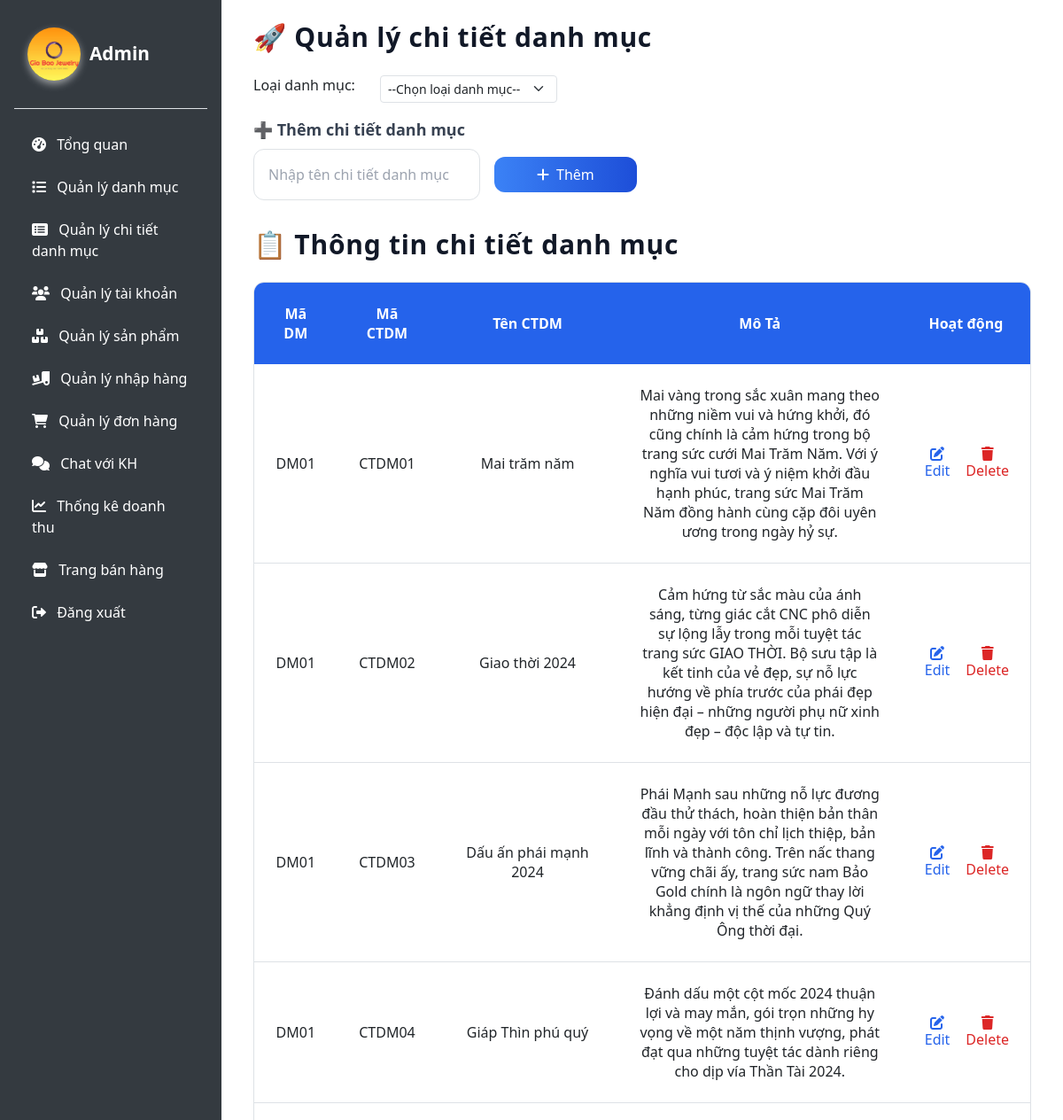
The page /admin/chitietdanhmuc.php (upper part) on the database as committed earlier.
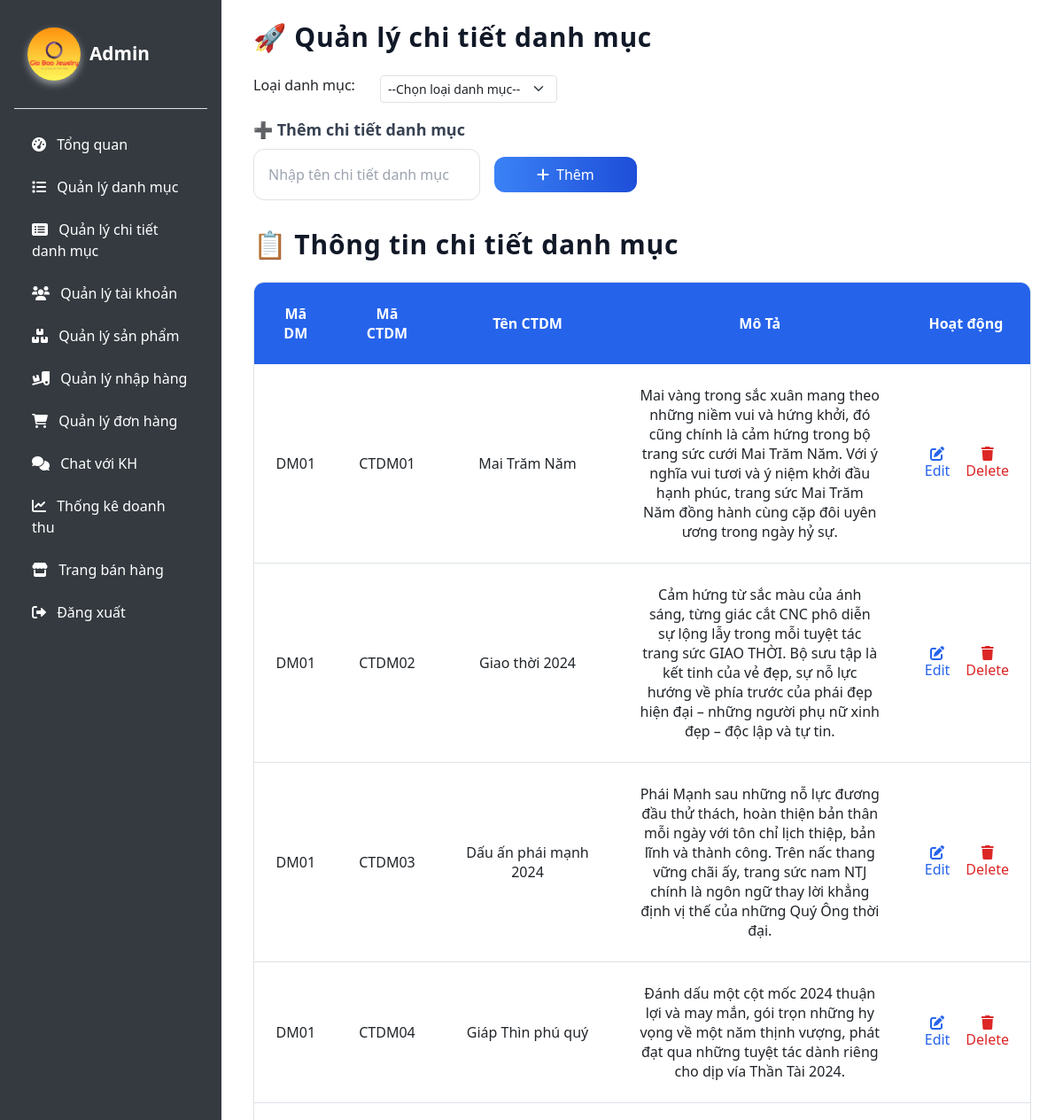
The same page on the database as committed later.
### tables this page shows
CREATE TABLE `chitietdanhmuc` (
  `MaCTDM` varchar(255) NOT NULL,
  `TenCTDM` varchar(255) NOT NULL,
  `MaDM` varchar(255) DEFAULT NULL,
  `MoTa` varchar(255) DEFAULT NULL
);

### admin/chitietdanhmuc.php (the view, shortened to what the changed rows need)
<?php
include dirname(__DIR__) . '/database/connect.php';
$sql_chitietdanhmuc = "SELECT MaDM, MaCTDM, TenCTDM, MoTa FROM chitietdanhmuc";
$result_chitietdanhmuc = $conn->query($sql_chitietdanhmuc);
?>
<html lang="vi">
<head>
    <link href="https://cdn.jsdelivr.net/npm/bootstrap@5.3.0/dist/css/bootstrap.min.css" rel="stylesheet">
    <link href="https://cdnjs.cloudflare.com/ajax/libs/font-awesome/6.0.0/css/all.min.css" rel="stylesheet">
    <script src="https://cdn.tailwindcss.com"></script>
    <link rel="stylesheet" href="../assets/quanlynhaphang.css">
    <link rel="stylesheet" href="../assets/admins.css">
</head>
<body>
    <div class="d-flex">
        <div class="p-4 bg-white main-content">
        <main class="container ">
                <section class="mb-8">
                    <h2 class="text-3xl font-extrabold mb-4 text-gray-900 tracking-wide">🚀 Quản lý chi tiết danh mục</h2>
                    <h2 class="text-lg font-semibold mb-2 text-gray-700">➕ Thêm chi tiết danh mục</h2>
                </section>
                <section>
                    <h2 class="text-3xl font-extrabold mb-4 text-gray-900 tracking-wide">📋 Thông tin chi tiết danh mục</h2>
                    <div class="overflow-hidden border border-gray-300 rounded-xl transform transition-all duration-300 ">
                        <table class="min-w-full bg-white text-center">
                            <thead class="bg-blue-600 text-white">
                                <tr>
                                    <th class="py-4 px-6">Mã DM</th>
                                    <th class="py-4 px-6">Mã CTDM</th>
                                    <th class="py-4 px-6">Tên CTDM</th>
                                    <th class="py-4 px-6">Mô Tả</th>
                                    <th class="py-4 px-6">Hoạt động</th>
                                </tr>
                            </thead>
                            <tbody id="categoryTable">
                                <?php if ($result_chitietdanhmuc->num_rows > 0): ?>
                                    <?php while ($row = $result_chitietdanhmuc->fetch_assoc()): ?>
                                        <tr id="row_<?= $row["MaCTDM"] ?>"
                                            class="hover:bg-gray-100 transition-all duration-300 border-b transform ">
                                            <td class="py-4 px-6"><?= $row["MaDM"] ?></td>
                                            <td class="py-4 px-6"><?= $row["MaCTDM"] ?></td>
                                            <td class="py-6 px-8" style="min-width: 200px;"><?= $row["TenCTDM"] ?></td>
                                            <td class="py-4 px-6"><?= $row["MoTa"] ?></td>
                                            <td class="py-4 px-6">
                                                <div class="flex justify-center space-x-4">
                                                <button class="text-blue-600 hover:text-blue-800 updateBtn transition-all duration-200 hover:scale-110"
                                                        data-id="<?= $row["MaCTDM"] ?>"
                                                        data-madm="<?= $row["MaDM"] ?>">
                                                    <i class="fas fa-edit"></i> Edit
                                                </button>
                                                    <button class="text-red-600 hover:text-red-800 deleteBtn transition-all duration-200 hover:scale-110"
                                                        data-id="<?= $row["MaCTDM"] ?>" data-madm="<?= $row["MaDM"] ?>">
                                                        <i class="fas fa-trash"></i> Delete
                                                    </button>
                                                </div>
                                            </td>
                                        </tr>
                                    <?php endwhile; ?>
                                <?php else: ?>
                                    <tr>
                                        <td colspan="3" class="py-4 px-6 text-gray-500">Không có danh mục nào!</td>
                                    </tr>
                                <?php endif; ?>
                            </tbody>
                        </table>
                    </div>
                </section>
            </main>
        </div>
    </div>
</body>
</html>

Rows that differ between the two databases and show on the page:
changed chitietdanhmuc "CTDM01": TenCTDM "Mai trăm năm" → "Mai Trăm Năm"
changed chitietdanhmuc "CTDM03": MoTa "…ấy, trang sức nam Bảo Gold chính là ngôn ngữ…" → "…ấy, trang sức nam NTJ chính là ngôn ngữ…"
